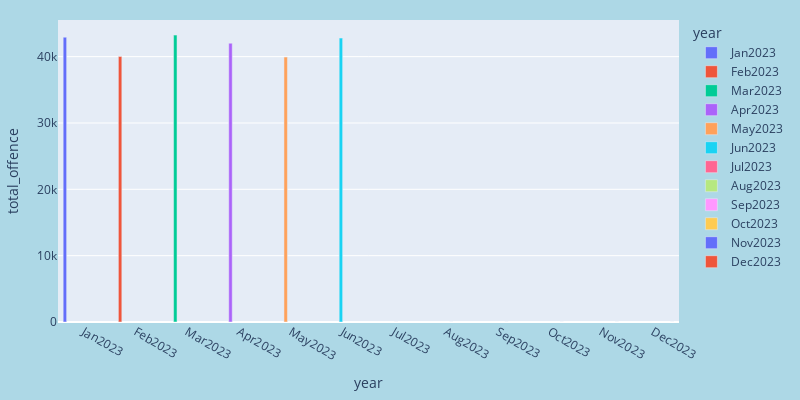

The notebook cell saved with this chart:
### Code cell
fig = px.bar(sumoffences_month2023, x="year", y="total_offence", color="year", barmode = "group", width=800, height=400)
fig.update_layout(
    margin=dict(l=20, r=20, t=20, b=20),
    paper_bgcolor="LightBlue",
)
fig.show()

### Figure 1 — Plotly figure (JSON) as saved in the notebook; plotly's stock layout.template omitted (floating-point values rounded to 4 significant figures)
{"data": [{"alignmentgroup": "True", "hovertemplate": "year=%{x}<br>total_offence=%{y}<extra></extra>", "legendgroup": "Jan2023", "marker": {"color": "#636efa", "pattern": {"shape": ""}}, "name": "Jan2023", "offsetgroup": "Jan2023", "orientation": "v", "showlegend": true, "textposition": "auto", "type": "bar", "x": ["Jan2023"], "xaxis": "x", "y": [42931], "yaxis": "y"}, {"alignmentgroup": "True", "hovertemplate": "year=%{x}<br>total_offence=%{y}<extra></extra>", "legendgroup": "Feb2023", "marker": {"color": "#EF553B", "pattern": {"shape": ""}}, "name": "Feb2023", "offsetgroup": "Feb2023", "orientation": "v", "showlegend": true, "textposition": "auto", "type": "bar", "x": ["Feb2023"], "xaxis": "x", "y": [40033], "yaxis": "y"}, {"alignmentgroup": "True", "hovertemplate": "year=%{x}<br>total_offence=%{y}<extra></extra>", "legendgroup": "Mar2023", "marker": {"color": "#00cc96", "pattern": {"shape": ""}}, "name": "Mar2023", "offsetgroup": "Mar2023", "orientation": "v", "showlegend": true, "textposition": "auto", "type": "bar", "x": ["Mar2023"], "xaxis": "x", "y": [43246], "yaxis": "y"}, {"alignmentgroup": "True", "hovertemplate": "year=%{x}<br>total_offence=%{y}<extra></extra>", "legendgroup": "Apr2023", "marker": {"color": "#ab63fa", "pattern": {"shape": ""}}, "name": "Apr2023", "offsetgroup": "Apr2023", "orientation": "v", "showlegend": true, "textposition": "auto", "type": "bar", "x": ["Apr2023"], "xaxis": "x", "y": [42021], "yaxis": "y"}, {"alignmentgroup": "True", "hovertemplate": "year=%{x}<br>total_offence=%{y}<extra></extra>", "legendgroup": "May2023", "marker": {"color": "#FFA15A", "pattern": {"shape": ""}}, "name": "May2023", "offsetgroup": "May2023", "orientation": "v", "showlegend": true, "textposition": "auto", "type": "bar", "x": ["May2023"], "xaxis": "x", "y": [39935], "yaxis": "y"}, {"alignmentgroup": "True", "hovertemplate": "year=%{x}<br>total_offence=%{y}<extra></extra>", "legendgroup": "Jun2023", "marker": {"color": "#19d3f3", "pattern": {"shape": ""}}, "name": "Jun2023", "offsetgroup": "Jun2023", "orientation": "v", "showlegend": true, "textposition": "auto", "type": "bar", "x": ["Jun2023"], "xaxis": "x", "y": [42798], "yaxis": "y"}, {"alignmentgroup": "True", "hovertemplate": "year=%{x}<br>total_offence=%{y}<extra></extra>", "legendgroup": "Jul2023", "marker": {"color": "#FF6692", "pattern": {"shape": ""}}, "name": "Jul2023", "offsetgroup": "Jul2023", "orientation": "v", "showlegend": true, "textposition": "auto", "type": "bar", "x": ["Jul2023"], "xaxis": "x", "y": [0], "yaxis": "y"}, {"alignmentgroup": "True", "hovertemplate": "year=%{x}<br>total_offence=%{y}<extra></extra>", "legendgroup": "Aug2023", "marker": {"color": "#B6E880", "pattern": {"shape": ""}}, "name": "Aug2023", "offsetgroup": "Aug2023", "orientation": "v", "showlegend": true, "textposition": "auto", "type": "bar", "x": ["Aug2023"], "xaxis": "x", "y": [0], "yaxis": "y"}, {"alignmentgroup": "True", "hovertemplate": "year=%{x}<br>total_offence=%{y}<extra></extra>", "legendgroup": "Sep2023", "marker": {"color": "#FF97FF", "pattern": {"shape": ""}}, "name": "Sep2023", "offsetgroup": "Sep2023", "orientation": "v", "showlegend": true, "textposition": "auto", "type": "bar", "x": ["Sep2023"], "xaxis": "x", "y": [0], "yaxis": "y"}, {"alignmentgroup": "True", "hovertemplate": "year=%{x}<br>total_offence=%{y}<extra></extra>", "legendgroup": "Oct2023", "marker": {"color": "#FECB52", "pattern": {"shape": ""}}, "name": "Oct2023", "offsetgroup": "Oct2023", "orientation": "v", "showlegend": true, "textposition": "auto", "type": "bar", "x": ["Oct2023"], "xaxis": "x", "y": [0], "yaxis": "y"}, {"alignmentgroup": "True", "hovertemplate": "year=%{x}<br>total_offence=%{y}<extra></extra>", "legendgroup": "Nov2023", "marker": {"color": "#636efa", "pattern": {"shape": ""}}, "name": "Nov2023", "offsetgroup": "Nov2023", "orientation": "v", "showlegend": true, "textposition": "auto", "type": "bar", "x": ["Nov2023"], "xaxis": "x", "y": [0], "yaxis": "y"}, {"alignmentgroup": "True", "hovertemplate": "year=%{x}<br>total_offence=%{y}<extra></extra>", "legendgroup": "Dec2023", "marker": {"color": "#EF553B", "pattern": {"shape": ""}}, "name": "Dec2023", "offsetgroup": "Dec2023", "orientation": "v", "showlegend": true, "textposition": "auto", "type": "bar", "x": ["Dec2023"], "xaxis": "x", "y": [0], "yaxis": "y"}], "layout": {"barmode": "group", "height": 400, "legend": {"title": {"text": "year"}, "tracegroupgap": 0}, "margin": {"b": 20, "l": 20, "r": 20, "t": 20}, "paper_bgcolor": "LightBlue", "width": 800, "xaxis": {"anchor": "y", "categoryarray": ["Jan2023", "Feb2023", "Mar2023", "Apr2023", "May2023", "Jun2023", "Jul2023", "Aug2023", "Sep2023", "Oct2023", "Nov2023", "Dec2023"], "categoryorder": "array", "domain": [0, 1], "title": {"text": "year"}}, "yaxis": {"anchor": "x", "domain": [0, 1], "title": {"text": "total_offence"}}}}
